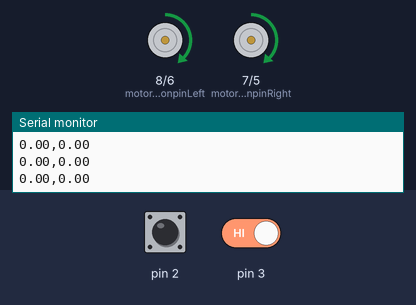
A sketch run on a simulated Arduino Uno, built with avr-gcc and run on an emulated ATmega328P. On the bench: direction and speed pins drawn as motors (green arrow = direction pin HIGH = forward, orange = LOW = backward, longer = more drive), the last lines printed to the serial monitor. The test bench sets the inputs (shaded band); at power-on: pin 2 HIGH, pin 3 HIGH.

Above: at 1.2 s.
1.3 s: pin 2 pulled LOW for 0.15 s
At 2.62 s:
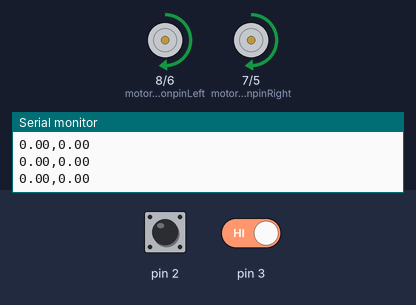
4.4 s: pin 3 driven LOW
At 7.2 s:
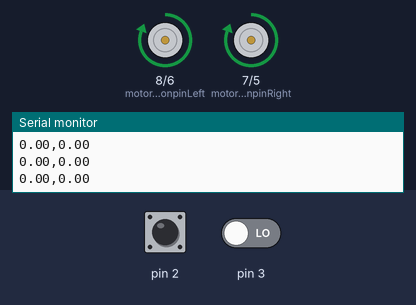
Timing chart, 0 to 8.7 s (numbered marks = the images above; inputs shaded):
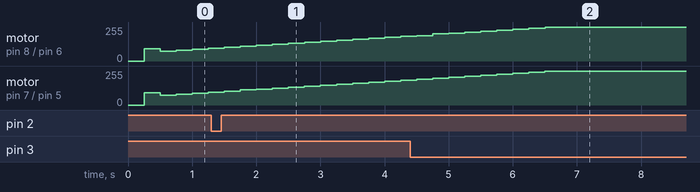

The sketch:

Task3Sketch1.ino
```cpp
//will test
#include <Task3System1.h>

#define FORWARDS  1
#define BACKWARDS 2
#define STOP_TIME_MS 2000

motorsystem Right_Wheel, Left_Wheel;

// this is used to count the interrupts

void setup() {

  //Gain values from previous task for reference
  //double ref_kp = 1;
  //double ref_ki = 0.4;
  //double ref_kd = 110;


  //Setup Right Motor
  int motorpwmpinRight = 5;
  int motordirectionpinRight = 7;
  ArduinoInterruptNames interruptpinRight = 0;
  double ref_kp_Right = 0.4;  //0.6      //1, 0.4, 10
  double ref_ki_Right = 0.1;  //0.1
  double ref_kd_Right = 40;   //50
  int ref_control_interval_time_Right = 125;
  int check_interval_Right = 250;
  int ref_speed_Right = 150;
  int dirRight = FORWARDS;
  int magnetsRight = 49;
  int distanceToTravelRight = 4000;   //distance in mm

  Right_Wheel.setup_sensing(ref_speed_Right, interruptpinRight, magnetsRight);
  Right_Wheel.setup_action(motorpwmpinRight, motordirectionpinRight, dirRight, distanceToTravelRight);
  Right_Wheel.setup_control(check_interval_Right, ref_kp_Right, ref_ki_Right, ref_kd_Right, ref_control_interval_time_Right);


  //Setup Left Motor
  int motorpwmpinLeft = 6;
  int motordirectionpinLeft = 8;
  ArduinoInterruptNames interruptpinLeft = 1;
  double ref_kp_Left = 0.4; //0.6        //1, 0.4, 10
  double ref_ki_Left = 0.1; //0.1
  double ref_kd_Left = 40;  //50
  int ref_control_interval_time_Left = 125;
  int check_interval_Left = 250;
  int ref_speed_Left = 150;
  int dirLeft = FORWARDS;
  int magnetsLeft = 49;
  int distanceToTravelLeft = 4000;
  Left_Wheel.setup_sensing(ref_speed_Left, interruptpinLeft, magnetsLeft);
  Left_Wheel.setup_action(motorpwmpinLeft, motordirectionpinLeft, dirLeft, distanceToTravelLeft);
  Left_Wheel.setup_control(check_interval_Left, ref_kp_Left, ref_ki_Left, ref_kd_Left, ref_control_interval_time_Left);


  //Enable Serial Monitor
  Serial.begin(2000000);

}

void loop() {
  /*if (Right_Wheel.isTimeToTakeMeasurement() && Left_Wheel.isTimeToTakeMeasurement()){   //operates car in straight line at set speed
    Right_Wheel.execute_system_task_straight_line();
    Serial.print(",");
    Left_Wheel.execute_system_task_straight_line();
    Serial.println("");
  }*/

  if (Right_Wheel.isTimeToTakeMeasurement() && Left_Wheel.isTimeToTakeMeasurement()){     //drives car forward for set distance, stops then reverses for set distance
    Right_Wheel.execute_system_task_distance_return(STOP_TIME_MS);                        //car initially starts with a surge in speed when plugged into laptop and using plotter,as PID initially reads the zero's before the switch is turned on
    Serial.print(",");                                                                    //ensure car is disconnected from laptop when demonstrating
    Left_Wheel.execute_system_task_distance_return(STOP_TIME_MS);
    Serial.println("");
  }
}
```
